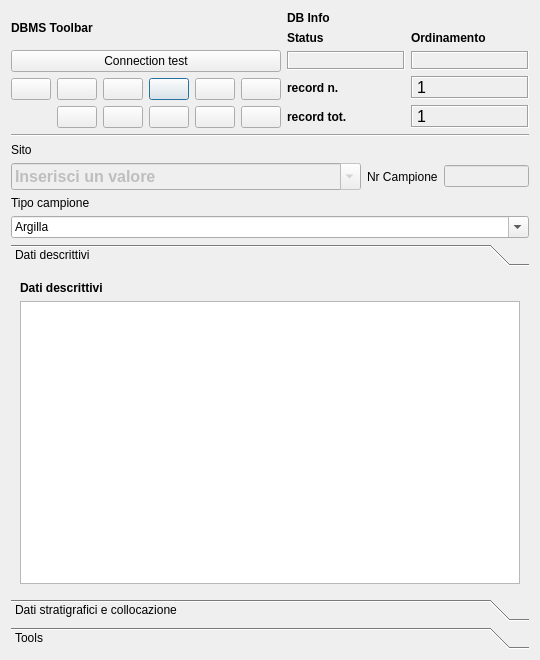
<?xml version="1.0" encoding="UTF-8"?>
<ui version="4.0">
 <class>DialogSurveysite</class>
 <widget class="QDialog" name="DialogSurveysite">
  <property name="geometry">
   <rect>
    <x>0</x>
    <y>0</y>
    <width>540</width>
    <height>660</height>
   </rect>
  </property>
  <property name="minimumSize">
   <size>
    <width>540</width>
    <height>400</height>
   </size>
  </property>
  <property name="windowTitle">
   <string>pyArchInit - HHF - Survey Site Form </string>
  </property>
  <property name="windowIcon">
   <iconset resource="../../resources/resources.qrc">
    <normaloff>:/icons/iconSite.png</normaloff>:/icons/iconSite.png</iconset>
  </property>
  <layout class="QGridLayout" name="gridLayout_7">
   <item row="0" column="1" colspan="3">
    <layout class="QGridLayout" name="gridLayout_2">
     <item row="0" column="0">
      <widget class="QLabel" name="label_29">
       <property name="font">
        <font>
         <weight>75</weight>
         <bold>true</bold>
        </font>
       </property>
       <property name="text">
        <string>DBMS Toolbar</string>
       </property>
      </widget>
     </item>
     <item row="0" column="1" rowspan="3">
      <layout class="QGridLayout" name="gridLayout_5">
       <item row="0" column="0">
        <widget class="QLabel" name="label_42">
         <property name="font">
          <font>
           <weight>75</weight>
           <bold>true</bold>
          </font>
         </property>
         <property name="autoFillBackground">
          <bool>true</bool>
         </property>
         <property name="text">
          <string>DB Info</string>
         </property>
        </widget>
       </item>
       <item row="1" column="0">
        <layout class="QGridLayout" name="gridLayout_4">
         <item row="0" column="1">
          <widget class="QLabel" name="label_43">
           <property name="font">
            <font>
             <pointsize>9</pointsize>
             <weight>75</weight>
             <bold>true</bold>
            </font>
           </property>
           <property name="text">
            <string>Ordinamento</string>
           </property>
           <property name="margin">
            <number>0</number>
           </property>
          </widget>
         </item>
         <item row="1" column="0">
          <widget class="QLabel" name="label_status">
           <property name="minimumSize">
            <size>
             <width>40</width>
             <height>0</height>
            </size>
           </property>
           <property name="font">
            <font>
             <pointsize>10</pointsize>
             <weight>75</weight>
             <bold>true</bold>
            </font>
           </property>
           <property name="cursor">
            <cursorShape>ForbiddenCursor</cursorShape>
           </property>
           <property name="mouseTracking">
            <bool>false</bool>
           </property>
           <property name="contextMenuPolicy">
            <enum>Qt::DefaultContextMenu</enum>
           </property>
           <property name="frameShape">
            <enum>QFrame::Box</enum>
           </property>
           <property name="frameShadow">
            <enum>QFrame::Sunken</enum>
           </property>
           <property name="text">
            <string/>
           </property>
           <property name="alignment">
            <set>Qt::AlignCenter</set>
           </property>
           <property name="margin">
            <number>0</number>
           </property>
          </widget>
         </item>
         <item row="1" column="1">
          <widget class="QLabel" name="label_sort">
           <property name="font">
            <font>
             <pointsize>10</pointsize>
             <weight>75</weight>
             <bold>true</bold>
            </font>
           </property>
           <property name="cursor">
            <cursorShape>ForbiddenCursor</cursorShape>
           </property>
           <property name="mouseTracking">
            <bool>false</bool>
           </property>
           <property name="contextMenuPolicy">
            <enum>Qt::DefaultContextMenu</enum>
           </property>
           <property name="frameShape">
            <enum>QFrame::Box</enum>
           </property>
           <property name="frameShadow">
            <enum>QFrame::Sunken</enum>
           </property>
           <property name="text">
            <string/>
           </property>
           <property name="alignment">
            <set>Qt::AlignCenter</set>
           </property>
           <property name="margin">
            <number>0</number>
           </property>
          </widget>
         </item>
         <item row="0" column="0">
          <widget class="QLabel" name="label_34">
           <property name="font">
            <font>
             <pointsize>9</pointsize>
             <weight>75</weight>
             <bold>true</bold>
            </font>
           </property>
           <property name="text">
            <string>Status</string>
           </property>
           <property name="margin">
            <number>0</number>
           </property>
          </widget>
         </item>
        </layout>
       </item>
       <item row="2" column="0">
        <layout class="QGridLayout" name="gridLayout_3">
         <item row="0" column="0">
          <widget class="QLabel" name="label_27">
           <property name="font">
            <font>
             <pointsize>9</pointsize>
             <weight>75</weight>
             <bold>true</bold>
            </font>
           </property>
           <property name="text">
            <string>record n.</string>
           </property>
           <property name="margin">
            <number>0</number>
           </property>
          </widget>
         </item>
         <item row="0" column="1">
          <widget class="QLabel" name="label_rec_corrente">
           <property name="font">
            <font>
             <family>Microsoft Sans Serif</family>
             <pointsize>12</pointsize>
            </font>
           </property>
           <property name="cursor">
            <cursorShape>ForbiddenCursor</cursorShape>
           </property>
           <property name="mouseTracking">
            <bool>false</bool>
           </property>
           <property name="contextMenuPolicy">
            <enum>Qt::DefaultContextMenu</enum>
           </property>
           <property name="frameShape">
            <enum>QFrame::Box</enum>
           </property>
           <property name="frameShadow">
            <enum>QFrame::Sunken</enum>
           </property>
           <property name="text">
            <string>1</string>
           </property>
          </widget>
         </item>
         <item row="1" column="0">
          <widget class="QLabel" name="label_28">
           <property name="font">
            <font>
             <pointsize>9</pointsize>
             <weight>75</weight>
             <bold>true</bold>
            </font>
           </property>
           <property name="text">
            <string>record tot.</string>
           </property>
           <property name="margin">
            <number>0</number>
           </property>
          </widget>
         </item>
         <item row="1" column="1">
          <widget class="QLabel" name="label_rec_tot">
           <property name="font">
            <font>
             <family>Microsoft Sans Serif</family>
             <pointsize>12</pointsize>
            </font>
           </property>
           <property name="cursor">
            <cursorShape>ForbiddenCursor</cursorShape>
           </property>
           <property name="mouseTracking">
            <bool>false</bool>
           </property>
           <property name="contextMenuPolicy">
            <enum>Qt::DefaultContextMenu</enum>
           </property>
           <property name="frameShape">
            <enum>QFrame::Box</enum>
           </property>
           <property name="frameShadow">
            <enum>QFrame::Sunken</enum>
           </property>
           <property name="text">
            <string>1</string>
           </property>
          </widget>
         </item>
        </layout>
       </item>
      </layout>
     </item>
     <item row="2" column="0">
      <layout class="QGridLayout" name="gridLayout">
       <item row="0" column="5">
        <widget class="QPushButton" name="pushButton_last_rec">
         <property name="toolTip">
          <string>Last rec</string>
         </property>
         <property name="text">
          <string/>
         </property>
         <property name="icon">
          <iconset resource="../../resources/resources.qrc">
           <normaloff>:/icons/7_rightArrows.png</normaloff>:/icons/7_rightArrows.png</iconset>
         </property>
        </widget>
       </item>
       <item row="0" column="6">
        <widget class="QPushButton" name="pushButton_new_rec">
         <property name="font">
          <font>
           <pointsize>9</pointsize>
          </font>
         </property>
         <property name="toolTip">
          <string>New record</string>
         </property>
         <property name="text">
          <string/>
         </property>
         <property name="icon">
          <iconset resource="../../resources/resources.qrc">
           <normaloff>:/icons/newrec.png</normaloff>:/icons/newrec.png</iconset>
         </property>
        </widget>
       </item>
       <item row="0" column="7">
        <widget class="QPushButton" name="pushButton_save">
         <property name="font">
          <font>
           <pointsize>9</pointsize>
          </font>
         </property>
         <property name="toolTip">
          <string>Save</string>
         </property>
         <property name="text">
          <string/>
         </property>
         <property name="icon">
          <iconset resource="../../resources/resources.qrc">
           <normaloff>:/icons/b_save.png</normaloff>:/icons/b_save.png</iconset>
         </property>
         <property name="autoDefault">
          <bool>false</bool>
         </property>
        </widget>
       </item>
       <item row="1" column="4">
        <widget class="QPushButton" name="pushButton_new_search">
         <property name="font">
          <font>
           <pointsize>9</pointsize>
          </font>
         </property>
         <property name="toolTip">
          <string>new search</string>
         </property>
         <property name="text">
          <string/>
         </property>
         <property name="icon">
          <iconset resource="../../resources/resources.qrc">
           <normaloff>:/icons/new_search.png</normaloff>:/icons/new_search.png</iconset>
         </property>
        </widget>
       </item>
       <item row="1" column="5">
        <widget class="QPushButton" name="pushButton_search_go">
         <property name="font">
          <font>
           <pointsize>9</pointsize>
          </font>
         </property>
         <property name="toolTip">
          <string>search !!!</string>
         </property>
         <property name="text">
          <string/>
         </property>
         <property name="icon">
          <iconset resource="../../resources/resources.qrc">
           <normaloff>:/icons/search.png</normaloff>:/icons/search.png</iconset>
         </property>
        </widget>
       </item>
       <item row="1" column="6">
        <widget class="QPushButton" name="pushButton_sort">
         <property name="font">
          <font>
           <pointsize>9</pointsize>
          </font>
         </property>
         <property name="toolTip">
          <string>Order by</string>
         </property>
         <property name="text">
          <string/>
         </property>
         <property name="icon">
          <iconset resource="../../resources/resources.qrc">
           <normaloff>:/icons/sort.png</normaloff>:/icons/sort.png</iconset>
         </property>
        </widget>
       </item>
       <item row="1" column="7">
        <widget class="QPushButton" name="pushButton_view_all">
         <property name="font">
          <font>
           <pointsize>9</pointsize>
          </font>
         </property>
         <property name="toolTip">
          <string>View alls records</string>
         </property>
         <property name="text">
          <string/>
         </property>
         <property name="icon">
          <iconset resource="../../resources/resources.qrc">
           <normaloff>:/icons/view_all.png</normaloff>:/icons/view_all.png</iconset>
         </property>
        </widget>
       </item>
       <item row="0" column="4">
        <widget class="QPushButton" name="pushButton_next_rec">
         <property name="toolTip">
          <string>Next rec</string>
         </property>
         <property name="text">
          <string/>
         </property>
         <property name="icon">
          <iconset resource="../../resources/resources.qrc">
           <normaloff>:/icons/6_rightArrow.png</normaloff>:/icons/6_rightArrow.png</iconset>
         </property>
        </widget>
       </item>
       <item row="0" column="3">
        <widget class="QPushButton" name="pushButton_prev_rec">
         <property name="maximumSize">
          <size>
           <width>75</width>
           <height>16777215</height>
          </size>
         </property>
         <property name="toolTip">
          <string>Prev rec</string>
         </property>
         <property name="text">
          <string/>
         </property>
         <property name="icon">
          <iconset resource="../../resources/resources.qrc">
           <normaloff>:/icons/4_leftArrow.png</normaloff>:/icons/4_leftArrow.png</iconset>
         </property>
        </widget>
       </item>
       <item row="0" column="2">
        <widget class="QPushButton" name="pushButton_first_rec">
         <property name="toolTip">
          <string>First rec</string>
         </property>
         <property name="text">
          <string/>
         </property>
         <property name="icon">
          <iconset resource="../../resources/resources.qrc">
           <normaloff>:/icons/5_leftArrows.png</normaloff>:/icons/5_leftArrows.png</iconset>
         </property>
        </widget>
       </item>
       <item row="1" column="3">
        <widget class="QPushButton" name="pushButton_delete">
         <property name="maximumSize">
          <size>
           <width>75</width>
           <height>16777215</height>
          </size>
         </property>
         <property name="font">
          <font>
           <pointsize>9</pointsize>
          </font>
         </property>
         <property name="toolTip">
          <string>Delete record</string>
         </property>
         <property name="text">
          <string/>
         </property>
         <property name="icon">
          <iconset resource="../../resources/resources.qrc">
           <normaloff>:/icons/delete.png</normaloff>:/icons/delete.png</iconset>
         </property>
        </widget>
       </item>
      </layout>
     </item>
     <item row="1" column="0">
      <widget class="QPushButton" name="pushButton_connect">
       <property name="text">
        <string>Connection test</string>
       </property>
      </widget>
     </item>
    </layout>
   </item>
   <item row="1" column="1" colspan="3">
    <widget class="Line" name="line_8">
     <property name="font">
      <font>
       <weight>75</weight>
       <bold>true</bold>
      </font>
     </property>
     <property name="orientation">
      <enum>Qt::Horizontal</enum>
     </property>
    </widget>
   </item>
   <item row="6" column="1" colspan="3">
    <widget class="QToolBox" name="toolBox">
     <property name="currentIndex">
      <number>0</number>
     </property>
     <widget class="QWidget" name="page">
      <property name="geometry">
       <rect>
        <x>0</x>
        <y>0</y>
        <width>518</width>
        <height>267</height>
       </rect>
      </property>
      <attribute name="label">
       <string>Dati descrittivi</string>
      </attribute>
      <layout class="QGridLayout" name="gridLayout_9">
       <item row="1" column="0">
        <layout class="QVBoxLayout" name="verticalLayout_3">
         <item>
          <widget class="QLabel" name="label_13">
           <property name="font">
            <font>
             <weight>75</weight>
             <bold>true</bold>
            </font>
           </property>
           <property name="text">
            <string>Dati descrittivi</string>
           </property>
          </widget>
         </item>
         <item>
          <widget class="QTextEdit" name="textEdit_descrizione_camp">
           <property name="minimumSize">
            <size>
             <width>0</width>
             <height>20</height>
            </size>
           </property>
           <property name="maximumSize">
            <size>
             <width>16777215</width>
             <height>16000000</height>
            </size>
           </property>
           <property name="font">
            <font>
             <pointsize>10</pointsize>
            </font>
           </property>
          </widget>
         </item>
        </layout>
       </item>
      </layout>
     </widget>
     <widget class="QWidget" name="page_4">
      <property name="geometry">
       <rect>
        <x>0</x>
        <y>0</y>
        <width>518</width>
        <height>267</height>
       </rect>
      </property>
      <attribute name="label">
       <string>Dati stratigrafici e collocazione</string>
      </attribute>
      <layout class="QGridLayout" name="gridLayout_6">
       <item row="0" column="0" colspan="4">
        <widget class="QLabel" name="label_15">
         <property name="font">
          <font>
           <weight>75</weight>
           <bold>true</bold>
          </font>
         </property>
         <property name="text">
          <string>Riferimenti stratigraific e Inventario Materiali</string>
         </property>
        </widget>
       </item>
       <item row="7" column="3" rowspan="3">
        <widget class="QLabel" name="label_7">
         <property name="text">
          <string>Riferimento Nr. Inventario Materiale</string>
         </property>
        </widget>
       </item>
       <item row="7" column="4" rowspan="3">
        <widget class="QLineEdit" name="lineEdit_n_inv_mat"/>
       </item>
       <item row="10" column="0" colspan="5">
        <widget class="Line" name="line">
         <property name="orientation">
          <enum>Qt::Horizontal</enum>
         </property>
        </widget>
       </item>
       <item row="11" column="0" colspan="5">
        <layout class="QGridLayout" name="gridLayout_10">
         <item row="0" column="0">
          <widget class="QLabel" name="label_14">
           <property name="font">
            <font>
             <weight>75</weight>
             <bold>true</bold>
            </font>
           </property>
           <property name="text">
            <string>Riferimenti collocazione</string>
           </property>
          </widget>
         </item>
         <item row="1" column="0">
          <layout class="QGridLayout" name="gridLayout_8">
           <item row="1" column="1">
            <widget class="QLineEdit" name="lineEdit_cassa">
             <property name="minimumSize">
              <size>
               <width>61</width>
               <height>0</height>
              </size>
             </property>
            </widget>
           </item>
           <item row="1" column="0">
            <widget class="QLineEdit" name="lineEdit_luogo_conservazione">
             <property name="minimumSize">
              <size>
               <width>344</width>
               <height>0</height>
              </size>
             </property>
            </widget>
           </item>
           <item row="0" column="1">
            <widget class="QLabel" name="label_12">
             <property name="text">
              <string>Cassa</string>
             </property>
            </widget>
           </item>
           <item row="0" column="0">
            <widget class="QLabel" name="label_11">
             <property name="text">
              <string>Luogo di conservazione</string>
             </property>
            </widget>
           </item>
          </layout>
         </item>
        </layout>
       </item>
       <item row="2" column="0">
        <widget class="QLabel" name="label_4">
         <property name="text">
          <string>Area</string>
         </property>
        </widget>
       </item>
       <item row="6" column="0">
        <widget class="QLabel" name="label_5">
         <property name="text">
          <string>US</string>
         </property>
        </widget>
       </item>
       <item row="2" column="2">
        <widget class="QLineEdit" name="lineEdit_area"/>
       </item>
       <item row="6" column="2">
        <widget class="QLineEdit" name="lineEdit_us"/>
       </item>
      </layout>
     </widget>
     <widget class="QWidget" name="page_3">
      <property name="geometry">
       <rect>
        <x>0</x>
        <y>0</y>
        <width>518</width>
        <height>267</height>
       </rect>
      </property>
      <attribute name="label">
       <string>Tools</string>
      </attribute>
      <layout class="QFormLayout" name="formLayout">
       <item row="0" column="0">
        <layout class="QHBoxLayout" name="horizontalLayout_2">
         <item>
          <widget class="QPushButton" name="pushButton_exp_champ_sheet_pdf">
           <property name="text">
            <string>Esporta scheda campioni</string>
           </property>
          </widget>
         </item>
         <item>
          <widget class="QPushButton" name="pushButton_index_pdf">
           <property name="enabled">
            <bool>true</bool>
           </property>
           <property name="text">
            <string>Esporta elenco campioni PDF</string>
           </property>
          </widget>
         </item>
        </layout>
       </item>
       <item row="1" column="0">
        <layout class="QHBoxLayout" name="horizontalLayout_3">
         <item>
          <widget class="QLabel" name="label_8">
           <property name="toolTip">
            <string>Carica tutti layer che contengono geometrie relative a questo sito</string>
           </property>
           <property name="text">
            <string>..</string>
           </property>
          </widget>
         </item>
         <item>
          <widget class="QPushButton" name="pushButton_sites_geometry">
           <property name="enabled">
            <bool>false</bool>
           </property>
           <property name="text">
            <string>Carica</string>
           </property>
          </widget>
         </item>
        </layout>
       </item>
       <item row="2" column="0">
        <layout class="QHBoxLayout" name="horizontalLayout_4">
         <item>
          <widget class="QLabel" name="label_9">
           <property name="text">
            <string>...</string>
           </property>
          </widget>
         </item>
         <item>
          <widget class="QPushButton" name="pushButton_rel_pdf">
           <property name="enabled">
            <bool>false</bool>
           </property>
           <property name="text">
            <string>Esporta</string>
           </property>
          </widget>
         </item>
        </layout>
       </item>
      </layout>
     </widget>
    </widget>
   </item>
   <item row="3" column="2">
    <widget class="QLabel" name="label_10">
     <property name="text">
      <string>Nr Campione</string>
     </property>
    </widget>
   </item>
   <item row="3" column="3">
    <widget class="QLineEdit" name="lineEdit_nr_campione">
     <property name="enabled">
      <bool>false</bool>
     </property>
     <property name="minimumSize">
      <size>
       <width>0</width>
       <height>0</height>
      </size>
     </property>
     <property name="maximumSize">
      <size>
       <width>16777215</width>
       <height>16777215</height>
      </size>
     </property>
    </widget>
   </item>
   <item row="5" column="1" colspan="3">
    <layout class="QVBoxLayout" name="verticalLayout">
     <item>
      <widget class="QLabel" name="label_2">
       <property name="text">
        <string>Tipo campione</string>
       </property>
      </widget>
     </item>
     <item>
      <widget class="QComboBox" name="comboBox_tipo_campione">
       <property name="editable">
        <bool>true</bool>
       </property>
       <item>
        <property name="text">
         <string>Argilla</string>
        </property>
       </item>
       <item>
        <property name="text">
         <string>Calce</string>
        </property>
       </item>
       <item>
        <property name="text">
         <string>Carbone</string>
        </property>
       </item>
       <item>
        <property name="text">
         <string>Cocciopesto</string>
        </property>
       </item>
       <item>
        <property name="text">
         <string>Concotto</string>
        </property>
       </item>
       <item>
        <property name="text">
         <string>Intonaco</string>
        </property>
       </item>
       <item>
        <property name="text">
         <string>Laterizio</string>
        </property>
       </item>
       <item>
        <property name="text">
         <string>Legno</string>
        </property>
       </item>
       <item>
        <property name="text">
         <string>Minerale</string>
        </property>
       </item>
       <item>
        <property name="text">
         <string>Malta</string>
        </property>
       </item>
       <item>
        <property name="text">
         <string>Ossa</string>
        </property>
       </item>
       <item>
        <property name="text">
         <string>Ossa combuste</string>
        </property>
       </item>
       <item>
        <property name="text">
         <string>Pietrisco</string>
        </property>
       </item>
       <item>
        <property name="text">
         <string>Scoria</string>
        </property>
       </item>
       <item>
        <property name="text">
         <string>Scoria di ceramica</string>
        </property>
       </item>
       <item>
        <property name="text">
         <string>Scoria di metallo</string>
        </property>
       </item>
       <item>
        <property name="text">
         <string>Scoria di vetro</string>
        </property>
       </item>
       <item>
        <property name="text">
         <string>Terra</string>
        </property>
       </item>
       <item>
        <property name="text">
         <string>Terra e carboni</string>
        </property>
       </item>
      </widget>
     </item>
    </layout>
   </item>
   <item row="3" column="1">
    <widget class="QComboBox" name="comboBox_sito">
     <property name="enabled">
      <bool>false</bool>
     </property>
     <property name="minimumSize">
      <size>
       <width>350</width>
       <height>0</height>
      </size>
     </property>
     <property name="font">
      <font>
       <pointsize>12</pointsize>
       <weight>75</weight>
       <bold>true</bold>
      </font>
     </property>
     <property name="mouseTracking">
      <bool>true</bool>
     </property>
     <property name="editable">
      <bool>true</bool>
     </property>
     <property name="maxVisibleItems">
      <number>99999</number>
     </property>
     <property name="maxCount">
      <number>2147483647</number>
     </property>
     <item>
      <property name="text">
       <string>Inserisci un valore</string>
      </property>
     </item>
    </widget>
   </item>
   <item row="2" column="1">
    <widget class="QLabel" name="label">
     <property name="text">
      <string>Sito</string>
     </property>
    </widget>
   </item>
  </layout>
 </widget>
 <resources>
  <include location="../../resources/resources.qrc"/>
 </resources>
 <connections/>
</ui>
